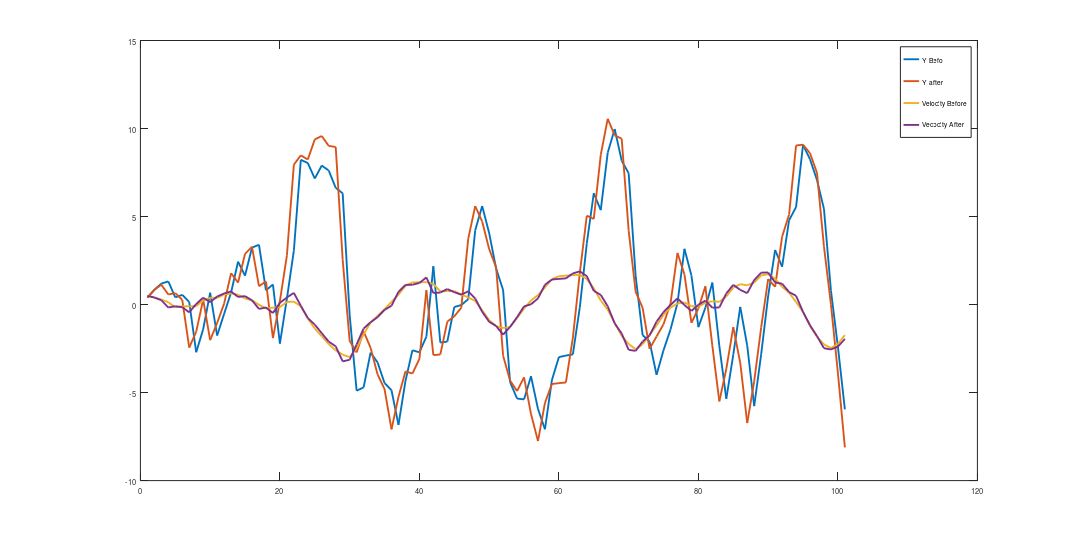

This figure's MATLAB source:
clf;
clear all;
rng(100);
time = 100;

%%%%%%%%%%% Constants %%%%%%%%%%%%%%%%%%
m = 10;
c = 1;
k = 1;
b = 1;

sigma2 = 100;
alpha2 = 0.01;
beta2 = 0.01;
rho2 = 100;

tau = 1;

y0=0.1;
y1=0.1;
ualpha =0.1;%sqrt(k/m);

amplitude = 1;
%%%%%%%%%%%%%%%%%%%%%%%%%%%%%%%%%%%%%%%%


%%%%%%%%%%%%%%%Variable Init%%%%%%%%%%%%%%
A = [0 1; -k/m -c/m];
B = [0;b/m];
C = [1 0];

% Covar matrix of x[0]
Q  = [alpha2 0 ; 0 beta2];



phi = expm(A*tau);
psi = pinv(A)*(phi-eye(2))*B;
V = sigma2*psi*psi';

x_predicted = {};
x_updated = {};
x_observed = {};
y_observed = {};

P_predicted = {};
P_updated = {};

P_predicted{1} = sqrt(Q);

x_observed{1} = [y0;y1] + mvnrnd([0;0], sqrt(Q))';
x_predicted{1} = [y0;y1] + mvnrnd([0;0], sqrt(Q))';

y_observed{1} = C*x_observed{1} + normrnd(0,sqrt(rho2));
%%%%%%%%%%%%%%%%%%%%%%%%%%%%%%%%%%%%%%%%%%
x = [];
xbar = [];
xd = [];
xdbar = [];
x(end+1) = x_predicted{1}(1);
xd(end+1) = x_predicted{1}(2);
xbar(end+1) = x_predicted{1}(1);
xdbar(end+1) = x_predicted{1}(2);
u = [];
vary1 = [];
vary2 = [];
for k=1:time
    
    uk = amplitude*sin(ualpha*k*tau);
    vk = mvnrnd([0;0], sqrt(V))';
    wk = normrnd(0,sqrt(rho2));
    W_k = rho2 * eye(2);
    %%%%%%%%%% Prediction Start %%%%%%%%%%%%%%%%%%
    x_predicted{k+1} = phi * x_predicted{k} + psi*uk;
    P_predicted{k+1} = phi * P_predicted{k} * phi' + V;
    %%%%%%%%%% Prediction End  %%%%%%%%%%%%%%%%%%%
    x(end+1) = x_predicted{k+1}(1);
    xd(end+1) = x_predicted{k+1}(2);

    %%%%%%%%%% Observation Start %%%%%%%%%%%%%%%%%%
    x_observed{k+1}  =  phi * x_observed{k} + psi*uk + vk;
    y_observed{k+1} = C* x_observed{k} + wk;
    %%%%%%%%%% Observation End %%%%%%%%%%%%%%%%%%

    %%%%%%%%%% Update Start %%%%%%%%%%%%%%%%%%
    K_2 = P_predicted{k+1}* C' * pinv(C * P_predicted{k+1} * C'+ rho2);
    x_predicted{k+1} = x_predicted{k+1} + K_2*(y_observed{k+1}-C*x_predicted{k+1});
    P_predicted{k+1} = P_predicted{k+1} - K_2*C*P_predicted{k+1};
    %%%%%%%%%% Update End   %%%%%%%%%%%%%%%%%%

    vary1(end+1) = P_predicted{k+1}(1);
    vary2(end+1) = P_predicted{k+1}(2);


    xbar(end+1) = x_predicted{k+1}(1);
    xdbar(end+1) = x_predicted{k+1}(2);

end


% Defaults for this blog post
width = 20;     % Width in inches
height = 10;    % Height in inches
alw = 0.75;    % AxesLineWidth
fsz = 21;      % Fontsize
lw = 2.5;      % LineWidth
msz = 18;       % MarkerSize



set(gcf,'defaultLineLineWidth',lw);   % set the default line width to lw
set(gcf,'defaultLineMarkerSize',msz); % set the default line marker size to msz
set(gcf,'defaultLineLineWidth',lw);   % set the default line width to lw
set(gcf,'defaultLineMarkerSize',msz); % set the default line marker size to msz


% Here we preserve the size of the image when we save it.
set(gcf,'InvertHardcopy','on');
set(gcf,'PaperUnits', 'inches');
papersize = get(gcf, 'PaperSize');
left = (papersize(1)- width)/2;
bottom = (papersize(2)- height)/2;
myfiguresize = [left, bottom, width, height];
set(gcf,'PaperPosition', myfiguresize);
set(gca, 'FontSize', fsz, 'LineWidth', alw); %<- Set properties




plot(1:time+1, (x), 1:time+1, (xbar), 1:time+1, (xd), 1:time+1, xdbar);
legend('Y Befo', 'Y after', 'Velocity Before', 'Vecocity After');
print('kalman-y', '-dpng');
